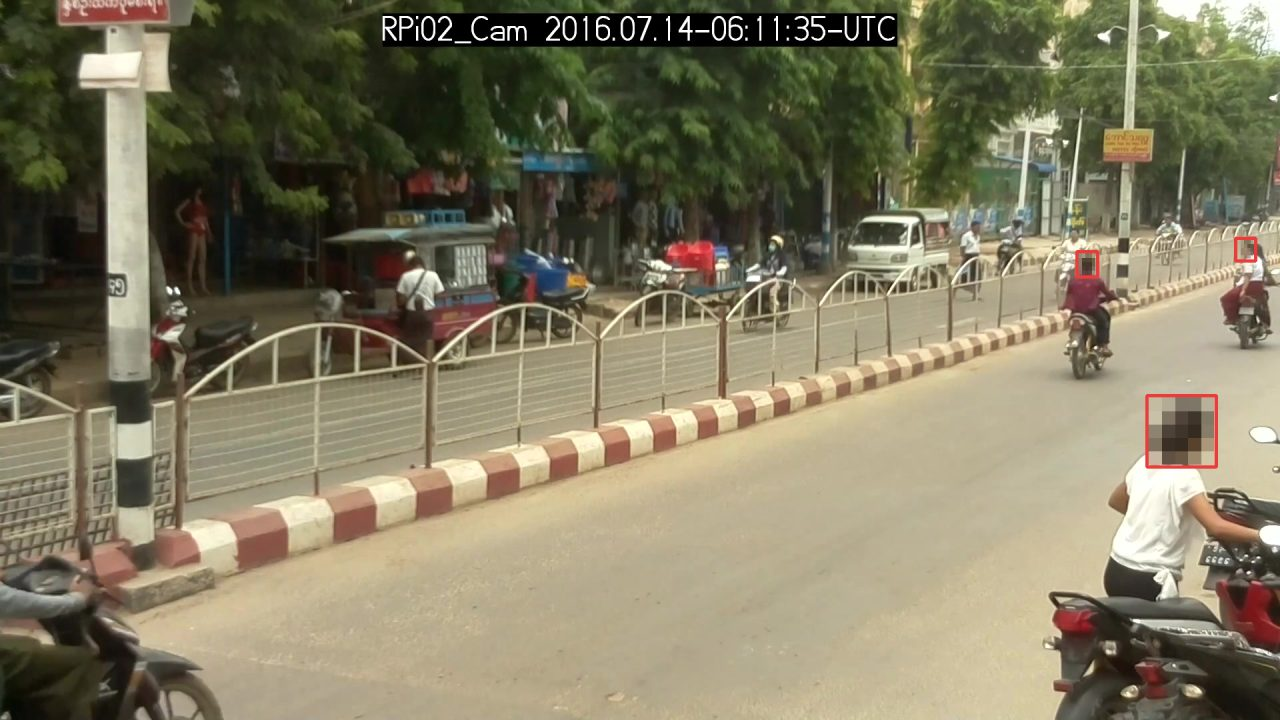
#> input picture website/research/dist/research/assets/detection-street.jpg, 1280 x 720 px; its folder holds 4 pictures in this run
$ python make_card_images.py
#> lines starting #> are read from the running program, lines starting #| are printed output that depends on the picture
"""Card pictures for the research hub (960x540). Two come from the detection figures (faces already pixelated),
three are drawn graphics. Run after make_figures.py:  python -I website/research/make_card_images.py"""
from pathlib import Path

from PIL import Image, ImageDraw, ImageFont

ASSETS = Path(__file__).resolve().parent / "dist" / "research" / "assets"
W, H = 960, 540


def font(size, bold=True):
    for p in ("C:/Windows/Fonts/segoeuib.ttf" if bold else "C:/Windows/Fonts/segoeui.ttf", "C:/Windows/Fonts/arialbd.ttf"):
        try:
            return ImageFont.truetype(p, size)
        except OSError:
            continue
    return ImageFont.load_default()


def background():
    img = Image.new("RGB", (W, H), "#ecfdf5")
    px = img.load()
    for y in range(H):
        for x in range(W):
            t = (x / W * 0.55 + y / H * 0.45)
            px[x, y] = (int(236 - 40 * t), int(253 - 30 * t), int(245 - 25 * t))
    return img


def crop_figure(name, box, out):
#> called with name = 'detection-street.jpg', box = (180, 90, 1000, 551), out = 'card-how.jpg'
    im = Image.open(ASSETS / name).convert("RGB").crop(box).resize((W, H), Image.LANCZOS)
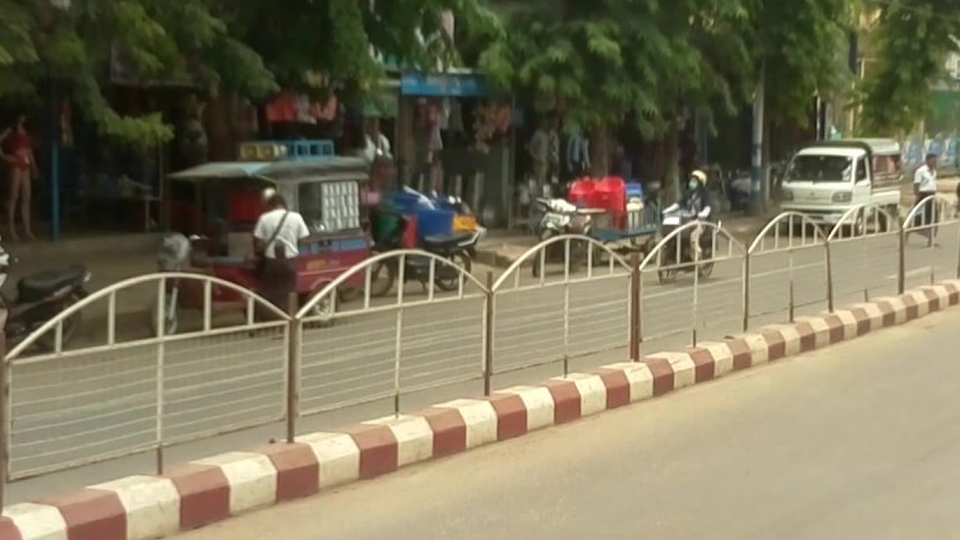
#> im: PIL image 960x540 RGB; mean R, G, B 123.1, 116.3, 91.2
#> call 2 of crop_figure, with name = 'detection-junction.jpg', box = (560, 240, 1280, 645), out = 'card-cctv.jpg'
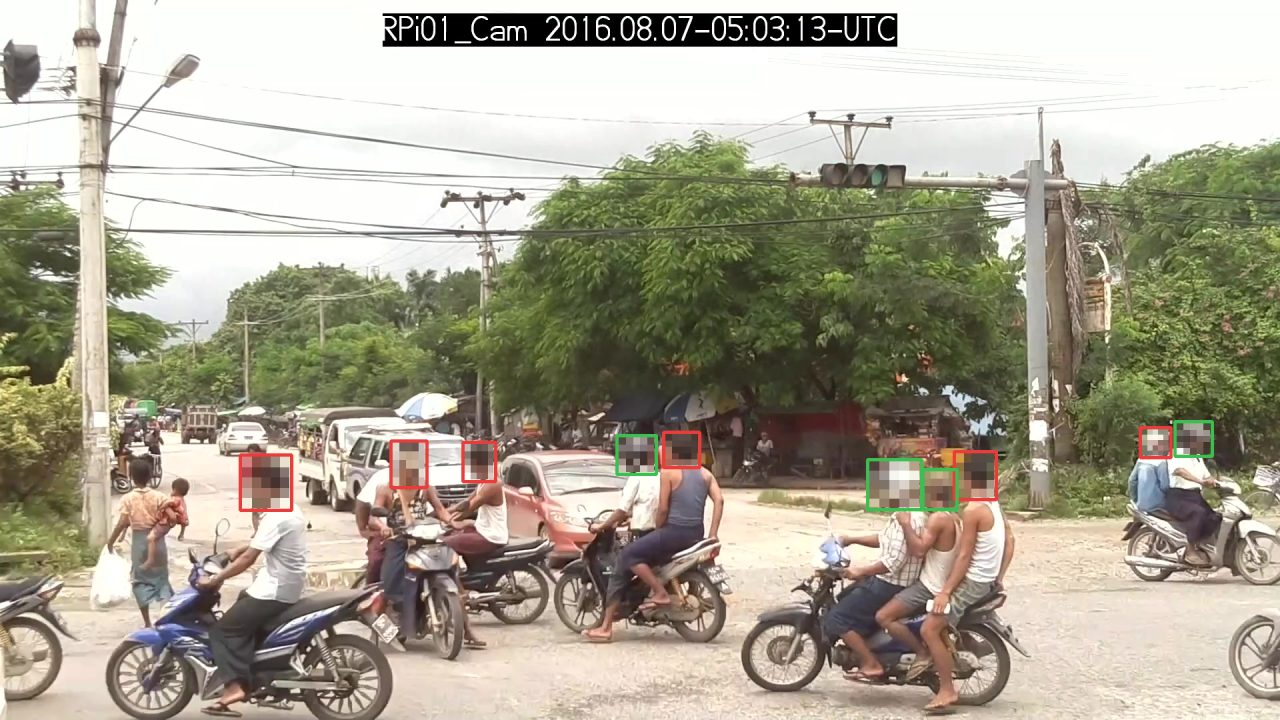
#> input picture website/research/dist/research/assets/detection-junction.jpg, 1280 x 720 px
#> in crop_figure (call 2), `im = Image.open(ASSETS / name).convert("RGB").crop(box).resize((W, H),..`:
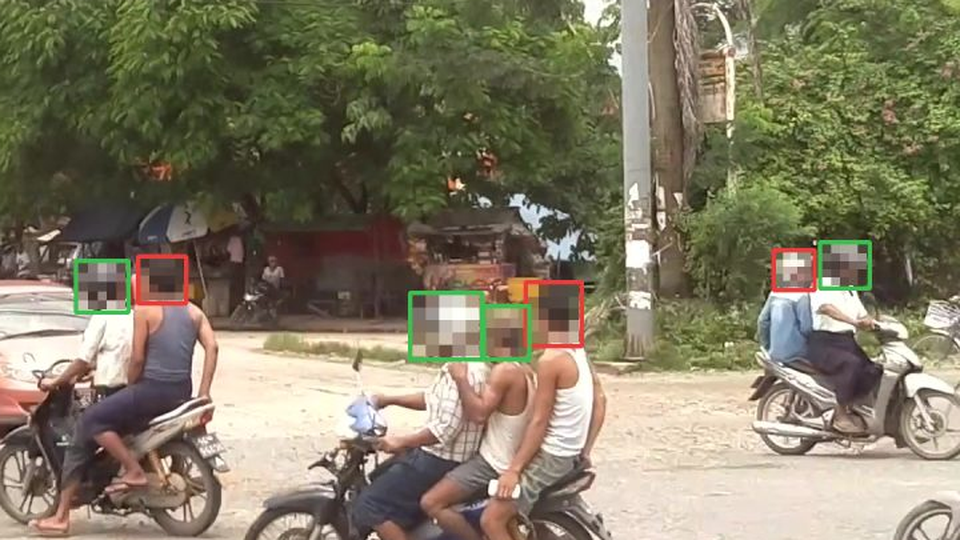
#> im: PIL image 960x540 RGB; mean R, G, B 129.4, 122.8, 100.2
    im.save(ASSETS / out, quality=84, optimize=True)


def results_card():
    img = background()
#> in background, `img = Image.new("RGB", (W, H), "#ecfdf5")`:
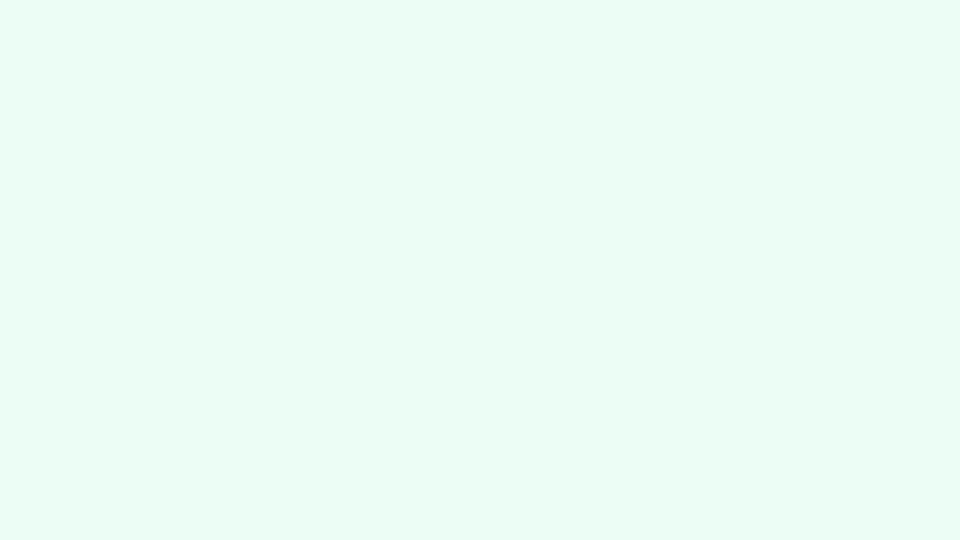
#> img: PIL image 960x540 RGB; mean R, G, B 236, 253, 245
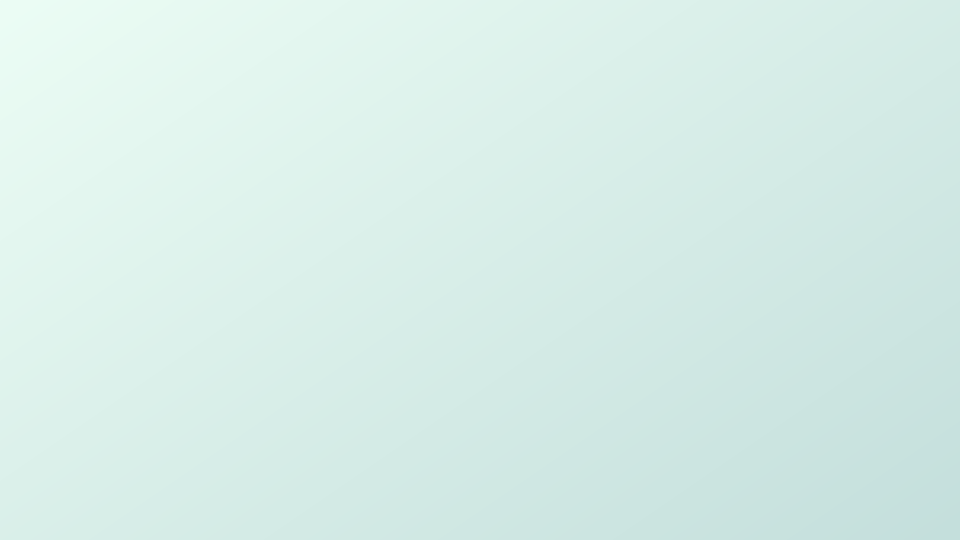
#> img: PIL image 960x540 RGB; mean R, G, B 215.5, 237.5, 232
    d = ImageDraw.Draw(img)
    d.text((54, 40), "RESULTS", font=font(26), fill="#047857")
    rows = [("Recall, before", 0.617, "#94a3b8", "0.62"), ("Recall, after CCTV tuning", 0.791, "#059669", "0.79"),
            ("Riders alerted, 1 fps", 0.74, "#d97706", "74%"), ("Riders alerted, 2 fps", 0.90, "#059669", "90%")]
    y = 120
    for label, v, color, txt in rows:
        d.text((54, y), label, font=font(26, False), fill="#064e3b")
        d.rounded_rectangle((54, y + 42, 54 + 720, y + 74), 16, fill="#d1fae5")
        d.rounded_rectangle((54, y + 42, 54 + int(720 * v), y + 74), 16, fill=color)
        d.text((800, y + 36), txt, font=font(34), fill="#022c22")
        y += 98
#> after the loop, y = 512
    img.save(ASSETS / "card-results.jpg", quality=86, optimize=True)
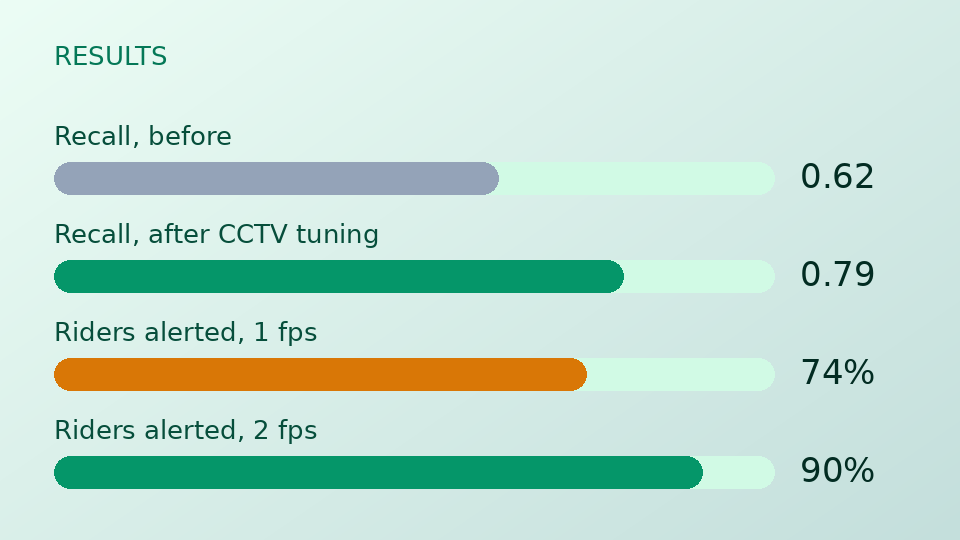
#> saved as card-results.jpg: PIL image 960x540 RGB; mean R, G, B 194, 222.7, 210.5


def model_card():
    img = background()
    d = ImageDraw.Draw(img)
    d.text((54, 40), "MODEL CARD", font=font(26), fill="#047857")
    d.text((54, 120), "YOLOv8s", font=font(120), fill="#022c22")
    d.text((54, 270), "helmet  |  no_helmet", font=font(40, False), fill="#064e3b")
    x = 54
    for t in ("CC BY 4.0 data", "MIT code", "Runs on CPU"):
        w = d.textlength(t, font=font(28)) + 44
        d.rounded_rectangle((x, 380, x + w, 436), 28, fill="#ffffff", outline="#a7f3d0", width=2)
        d.text((x + 22, 390), t, font=font(28), fill="#047857")
        x += w + 16
#> this loop made 3 passes
#> (w, x) on passes 1 to 3: (252.2, 322.2), (170, 508.2), (221.9, 746.1)
#> after the loop, x = 746.1
    img.save(ASSETS / "card-model.jpg", quality=86, optimize=True)


def faq_card():
    img = background()
    d = ImageDraw.Draw(img)
    d.ellipse((560, 70, 900, 410), fill="#10b981")
    d.text((645, 80), "?", font=font(300), fill="#ffffff")
    d.text((54, 40), "FAQ", font=font(26), fill="#047857")
    d.text((54, 150), "Short answers", font=font(64), fill="#022c22")
    d.text((54, 235), "Accuracy, night, GPU,", font=font(36, False), fill="#064e3b")
    d.text((54, 285), "privacy and licences", font=font(36, False), fill="#064e3b")
    img.save(ASSETS / "card-faq.jpg", quality=86, optimize=True)
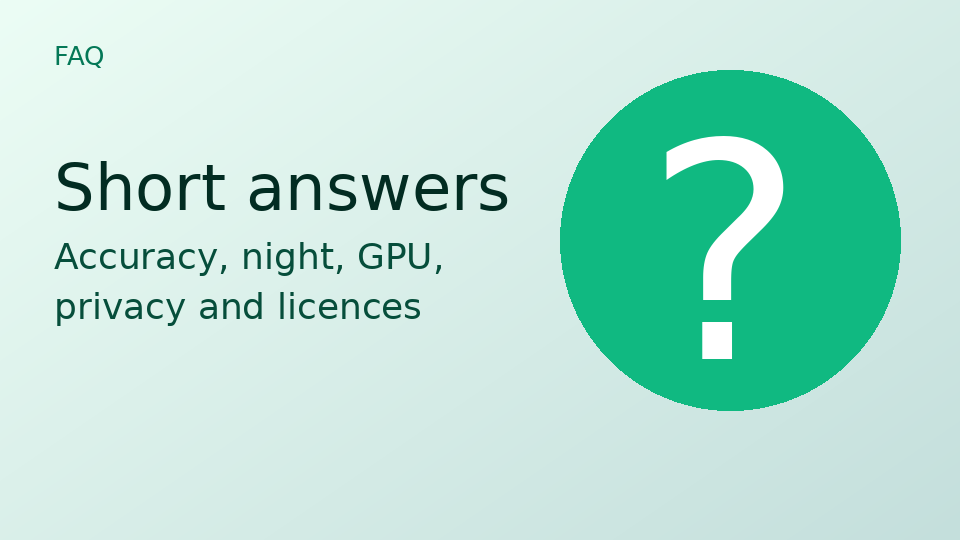
#> saved as card-faq.jpg: PIL image 960x540 RGB; mean R, G, B 180.1, 226, 212.2


crop_figure("detection-street.jpg", (180, 90, 1000, 551), "card-how.jpg")
crop_figure("detection-junction.jpg", (560, 240, 1280, 645), "card-cctv.jpg")
results_card()
model_card()
faq_card()
for f in sorted(ASSETS.glob("card-*.jpg")):
    print(f.name, f.stat().st_size // 1024, "KB")
